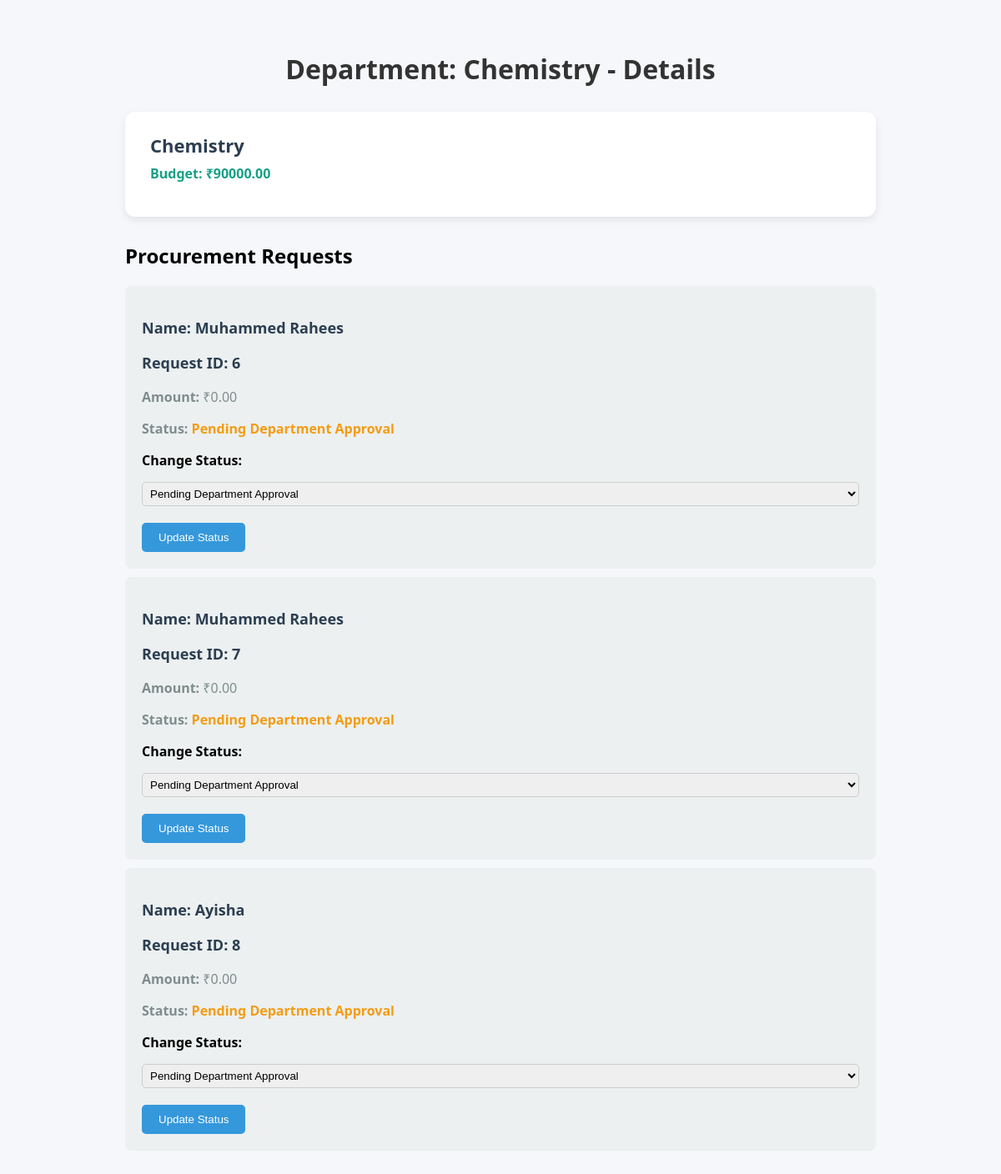
Before: /department_details/3/ with the older database file.
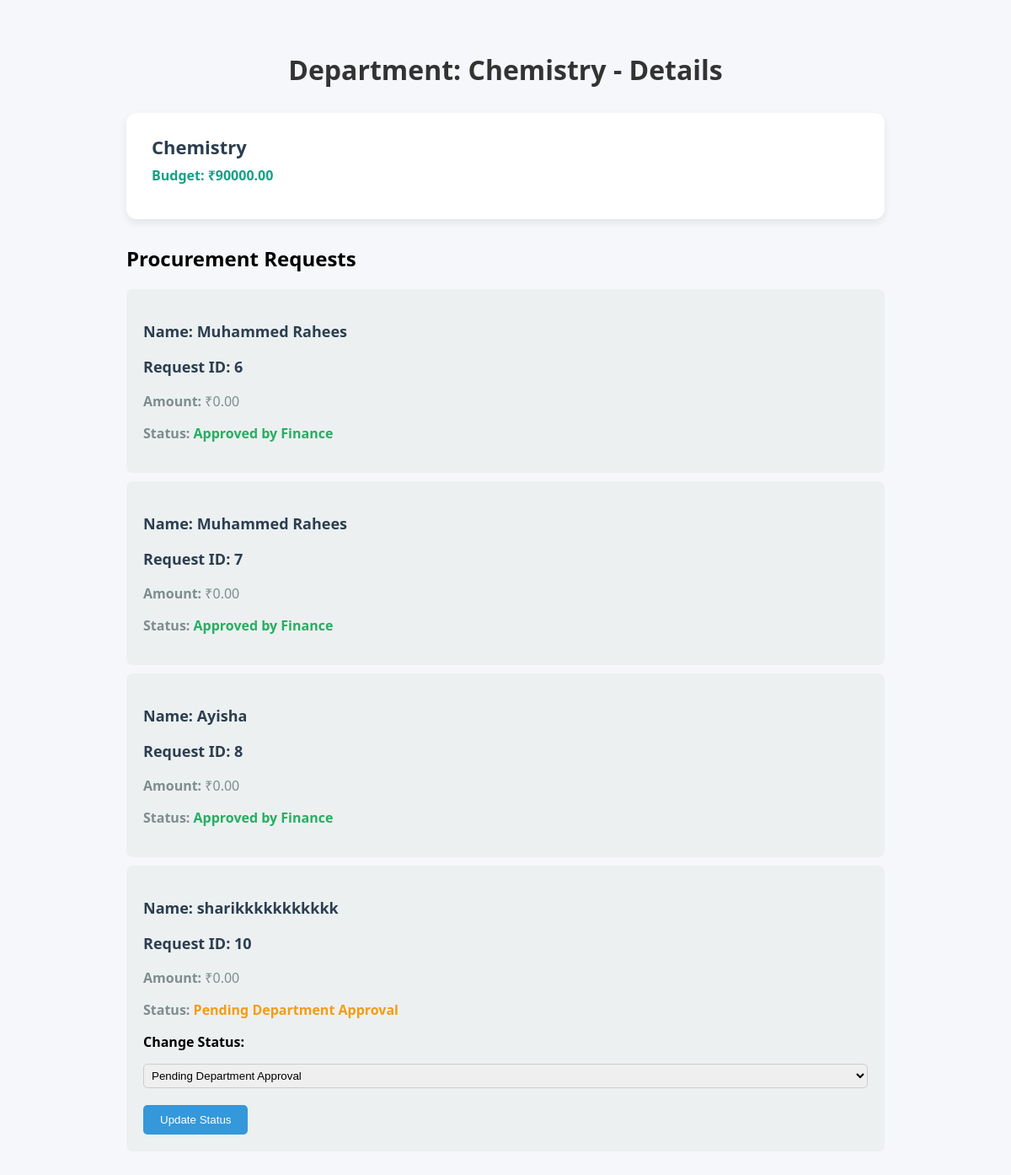
After: the same page with the newer database file.
### core/models.py (models this page shows, shortened)
class ProcurementRequest(models.Model):
    requester = models.CharField(max_length=100)
    department = models.ForeignKey(Department, on_delete=models.CASCADE)
    category = models.CharField(max_length=50, choices=CATEGORY_CHOICES)
    it_equipment = models.ForeignKey(ITEquipmentDetails, on_delete=models.SET_NULL, null=True, blank=True)
    office_supply = models.ForeignKey(OfficeSupplyDetails, on_delete=models.SET_NULL, null=True, blank=True)
    quantity = models.IntegerField()
    total_cost = models.DecimalField(max_digits=12, decimal_places=2, blank=True)
    description = models.TextField(blank=True)
    status = models.CharField(max_length=50, choices=STATUS_CHOICES, default='Pending Department Approval')
    submitted_at = models.DateTimeField(auto_now_add=True)
    vendor = models.ForeignKey(Vendor, on_delete=models.CASCADE, null=True, blank=True)
    def __str__(self):
        return f"{self.requester} - {self.category} - {self.status}"

### core/views.py (the view)
# urls.py: path('department_details/<int:dep_id>/', views.department_details, name='department_details'),
def department_details(request, dep_id):
    department = Department.objects.filter(id = dep_id).first()
    if not department:
        raise Http404('Department not found')
    ProcurementRequest_request = ProcurementRequest.objects.filter(department=department)
    print(ProcurementRequest_request,'ssssssssssssssssssssssssss')
    context = {
        'department': department,
        'procurement_requests': ProcurementRequest_request
    }
    return render(request, 'department_details.html', context)

### core/templates/department_details.html (shortened to what this page needs)
<!DOCTYPE html>
<html lang="en">
<head>
</head>
<body>
    <h1>Department: {{ department.name }} - Details</h1>
    <div class="container">
        <div class="card">
            <h2>{{ department.name }}</h2>
            <p class="budget">Budget: ₹{{ department.budget }}</p>
        </div>
        <div class="procurement-requests">
            <h2>Procurement Requests</h2>
            {% if procurement_requests %}
                {% for request in procurement_requests %}
                    <div class="request-card">
                        <h3>Name: {{ request.requester }}</h3>
                        <h3>Request ID: {{ request.id }}</h3>
                        <p><strong>Amount:</strong> ₹{{ request.total_cost }}</p>
                        <p><strong>Status:</strong>
                            {% if request.status == 'Pending Department Approval' %}
                                <span class="status pending">{{ request.status }}</span>
                            {% elif request.status == 'Rejected by Department' %}
                                <span class="status rejected">{{ request.status }}</span>
                            {% elif request.status == 'Pending Finance Approval' %}
                                <span class="status pending">{{ request.status }}</span>
                            {% else %}
                                <span class="status approved">{{ request.status }}</span>
                            {% endif %}
                        </p>
                        {% if request.status == 'Pending Department Approval' %}
                            <form method="POST" class="status-form" data-id="{{ request.id }}">
                                <label for="status">Change Status:</label>
                                <select name="status" class="status-select" required>
                                    <option value="Pending Department Approval" selected>Pending Department Approval</option>
                                </select>
                                <button type="submit">Update Status</button>
                            </form>
                        {% endif %}
                    </div>
                {% endfor %}
            {% else %}
                <p>No procurement requests found for this department.</p>
            {% endif %}
        </div>
    </div>
</body>
</html>

Changed rows visible on the page:
changed ProcurementRequest id 6: status "Pending Department Approval" → "Approved by Finance"; status "Pending Department Approval" → (not shown)
changed ProcurementRequest id 7: status "Pending Department Approval" → "Approved by Finance"; status "Pending Department Approval" → (not shown)
changed ProcurementRequest "Ayisha": status "Pending Department Approval" → "Approved by Finance"; status "Pending Department Approval" → (not shown)
added ProcurementRequest: requester "sharikkkkkkkkkkk", id "10", total_cost "0.00", status "Pending Department Approval"
